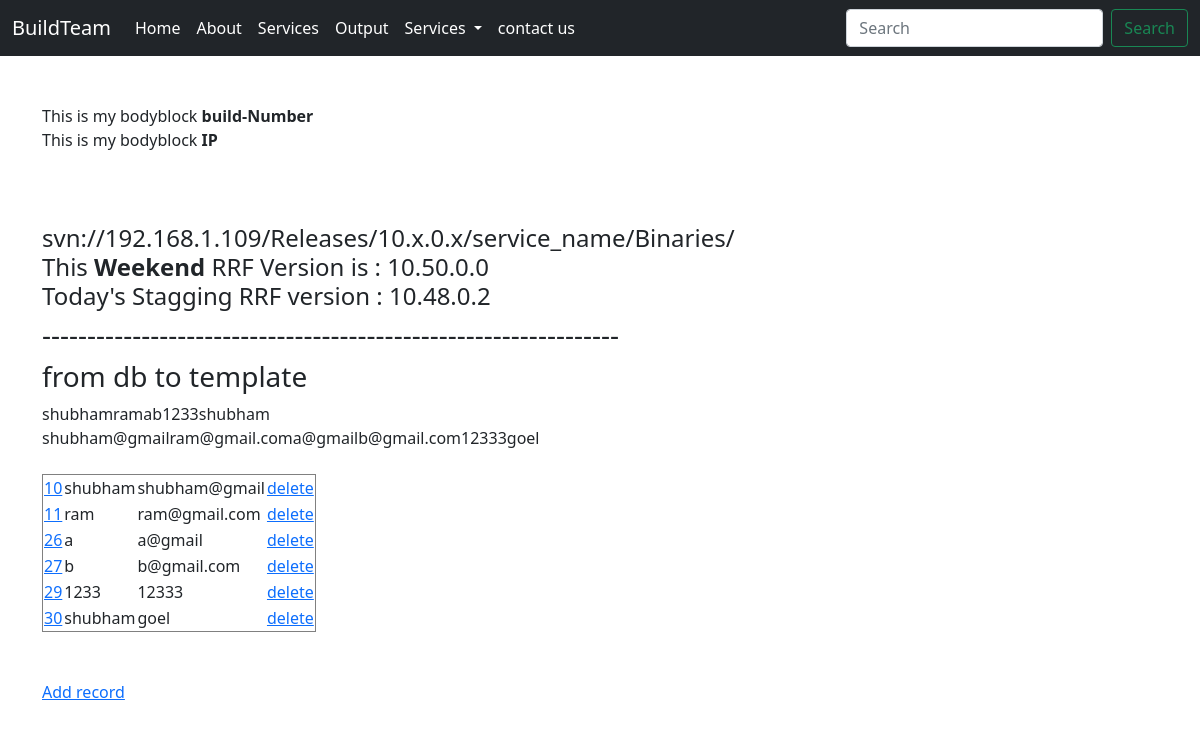
The page / on the database its author committed.
### Home/models.py (models this page shows, shortened)
class Contact(models.Model):
    name = models.CharField(max_length=100)
    email = models.CharField(max_length=100)

### Home/views.py (the view)
# urls.py: path("", views.index, name='index' ),
def index(request):
    mycontact = Contact.objects.all().values()
    print(mycontact)
    tname = ""
    tmail = ""
    for x in mycontact:
        tname += x["name"]
        tmail += x["email"]
    context = {
        'build':"build-Number",
        'ip':"IP",
        'out1':tname,
        'out2':tmail,
        'mycontact':mycontact,
    }
    return render(request,'index.html',context)

### templates/index.html (shortened to what this page needs)
{% extends 'base.html' %}
{% block body %}<br><br>
<div class="container">
 This is my bodyblock <b>{{build}}</b> </br>
 This is my bodyblock <b>{{ip}}</b>
 <br><br><br><br>
 <h4>svn://192.168.1.109/Releases/10.x.0.x/service_name/Binaries/
 <br>This <strong>Weekend</strong> RRF Version is :  10.50.0.0
 <br>Today's Stagging RRF version : 10.48.0.2</h4>
<h3>----------------------------------------------------------------</h3>
<h3>from db to template</h3>
 {{out1}} </br>
 {{out2}}
 <table border="1">
    {% for x in mycontact %}
    <tr>
    <td><a href="update/{{ x.id }}">{{ x.id }}</a></td>
    <td>{{ x.name }}</td>
    <td>{{ x.email }}</td>
    <td><a href="delete/{{ x.id }}">delete</a></td>
    </tr>
    {% endfor %}
    </table>
</br> </br><p><a href="add/">Add record</a></p>
</div>
{% endblock body %}

### templates/base.html (shortened to what this page needs)
<!doctype html>
<html lang="en">
  <head>
    <link href="https://cdn.jsdelivr.net/npm/bootstrap@5.1.3/dist/css/bootstrap.min.css" rel="stylesheet">
  </head>
  <body>
    <nav class="navbar navbar-expand-lg navbar-dark bg-dark">
        <div class="container-fluid">
          <a class="navbar-brand" href="/">BuildTeam</a>
          <div class="collapse navbar-collapse" id="navbarSupportedContent">
            <ul class="navbar-nav me-auto mb-2 mb-lg-0">
              <li class="nav-item">
                <a class="nav-link active" aria-current="page" href="/">Home</a>
              </li>
              <li class="nav-item">
                <a class="nav-link active" aria-current="page" href="/about">About</a>
              </li>
              <li class="nav-item">
                <a class="nav-link active" aria-current="page" href="/services">Services</a>
              </li>
              <li class="nav-item">
                <a class="nav-link active" aria-current="page" href="/output">Output</a>
              </li>
              <li class="nav-item dropdown">
                <a class="nav-link dropdown-toggle active" href="#" id="navbarDropdown" role="button" data-bs-toggle="dropdown" aria-expanded="false">
                  Services
                </a>
              </li>
              <li class="nav-item">
                <a class="nav-link active" href="/contact">contact us</a>
              </li>
            </ul>
            <form class="d-flex">
              <input class="form-control me-2" type="search" placeholder="Search" aria-label="Search">
              <button class="btn btn-outline-success" type="submit">Search</button>
            </form>
          </div>
        </div>
      </nav>
{% block body %}{% endblock body %}
  </body>
</html>

### rows shown on the page
Contact: id "10", name "shubham", email "shubham@gmail"
Contact: id "11", name "ram", email "ram@gmail.com"
Contact: id "26", name "a", email "a@gmail"
Contact: id "27", name "b", email "b@gmail.com"
Contact: id "29", name "1233", email "12333"
Contact: id "30", name "shubham", email "goel"

### other values the page prints
{{ build }} "build-Number"
{{ ip }} "IP"
{{ out1 }} "shubhamramab1233shubham"
{{ out2 }} "shubham@gmailram@gmail.coma@gmailb@gmail.com12333goel"
